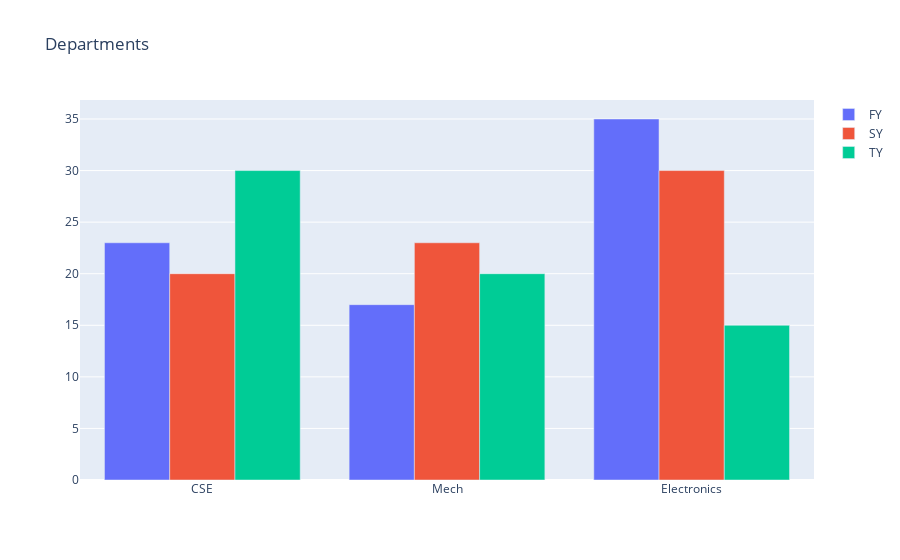
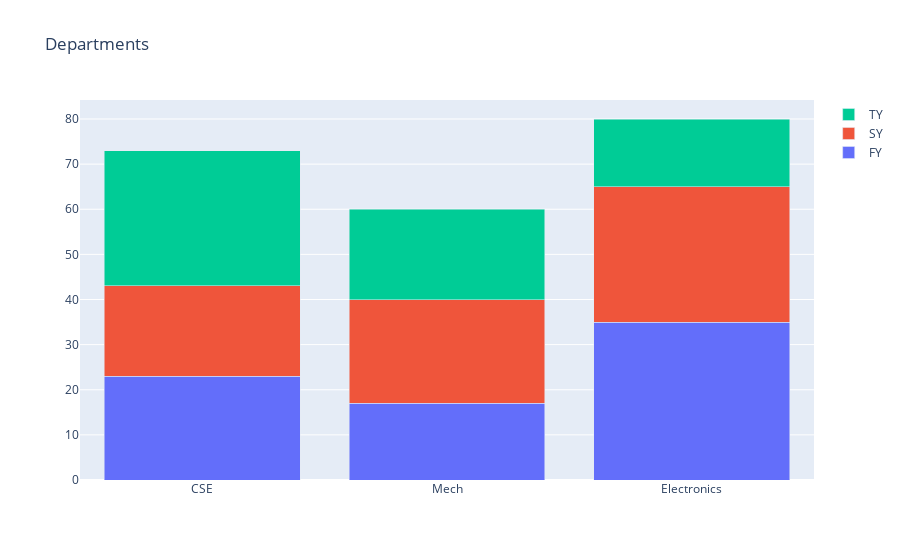

The cell these charts' notebook holds for them, in order:
### Code cell
from plotly import graph_objects as go

branches = ["CSE", "Mech", "Electronics"]

fy = [23, 17, 35]
sy = [20, 23, 30]
ty = [30, 20, 15]

# x는 동일하되 y의 값은 다른 3개의 Bar객체 생성
trace1 = go.Bar(x=branches, y=fy, name="FY")
trace2 = go.Bar(x=branches, y=sy, name="SY")
trace3 = go.Bar(x=branches, y=ty, name="TY")

data = [trace1, trace2, trace3]

# 그룹화 된 막대 차트를 표시하려면 레이아웃 개체의 막대 모드 속성을 그룹으로 설정해야함
layout = go.Layout(barmode="group", title="Departments")
fig = go.Figure(data=data, layout=layout)
fig.show()

# 스택형 막대 차트를 표시하려면 레이아웃 개체의 막대 모드 속성을 그룹으로 설정해야함
layout = go.Layout(barmode="stack", title="Departments")
fig = go.Figure(data=data, layout=layout)
fig.show()

### Figure 1 — Plotly figure (JSON) as saved in the notebook; plotly's stock layout.template omitted (floating-point values rounded to 4 significant figures)
{"data": [{"name": "FY", "type": "bar", "x": ["CSE", "Mech", "Electronics"], "y": [23, 17, 35]}, {"name": "SY", "type": "bar", "x": ["CSE", "Mech", "Electronics"], "y": [20, 23, 30]}, {"name": "TY", "type": "bar", "x": ["CSE", "Mech", "Electronics"], "y": [30, 20, 15]}], "layout": {"barmode": "group", "title": {"text": "Departments"}}}

### Figure 2 — Plotly figure (JSON) as saved in the notebook; plotly's stock layout.template omitted (floating-point values rounded to 4 significant figures)
{"data": [{"name": "FY", "type": "bar", "x": ["CSE", "Mech", "Electronics"], "y": [23, 17, 35]}, {"name": "SY", "type": "bar", "x": ["CSE", "Mech", "Electronics"], "y": [20, 23, 30]}, {"name": "TY", "type": "bar", "x": ["CSE", "Mech", "Electronics"], "y": [30, 20, 15]}], "layout": {"barmode": "stack", "title": {"text": "Departments"}}}
